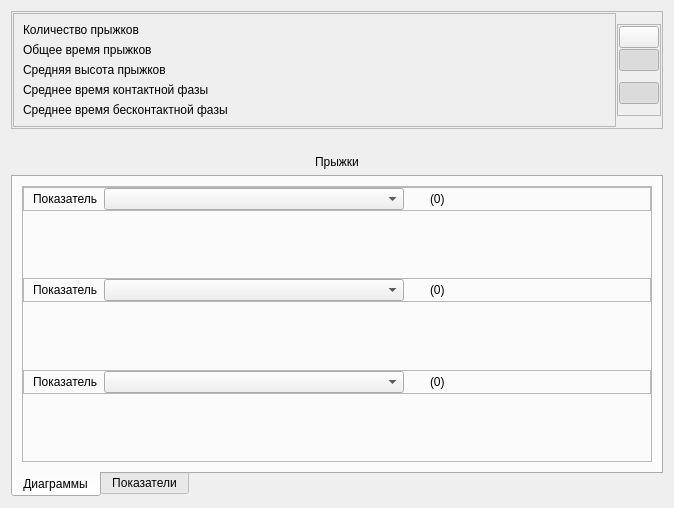
<?xml version="1.0" encoding="UTF-8"?>
<ui version="4.0">
 <class>DropTestVisualize</class>
 <widget class="QWidget" name="DropTestVisualize">
  <property name="geometry">
   <rect>
    <x>0</x>
    <y>0</y>
    <width>674</width>
    <height>508</height>
   </rect>
  </property>
  <property name="windowTitle">
   <string>Form</string>
  </property>
  <layout class="QVBoxLayout" name="verticalLayout">
   <item>
    <widget class="QFrame" name="frame">
     <property name="frameShape">
      <enum>QFrame::StyledPanel</enum>
     </property>
     <property name="frameShadow">
      <enum>QFrame::Raised</enum>
     </property>
     <layout class="QHBoxLayout" name="horizontalLayout_4">
      <property name="spacing">
       <number>1</number>
      </property>
      <property name="leftMargin">
       <number>1</number>
      </property>
      <property name="topMargin">
       <number>1</number>
      </property>
      <property name="rightMargin">
       <number>1</number>
      </property>
      <property name="bottomMargin">
       <number>1</number>
      </property>
      <item>
       <widget class="QFrame" name="frFactors">
        <property name="frameShape">
         <enum>QFrame::StyledPanel</enum>
        </property>
        <property name="frameShadow">
         <enum>QFrame::Raised</enum>
        </property>
        <layout class="QVBoxLayout" name="verticalLayout_6">
         <item>
          <widget class="QLabel" name="lblJumpsCount">
           <property name="text">
            <string>Количество прыжков</string>
           </property>
          </widget>
         </item>
         <item>
          <widget class="QLabel" name="lblTimeTest">
           <property name="text">
            <string>Общее время прыжков</string>
           </property>
          </widget>
         </item>
         <item>
          <widget class="QLabel" name="lblHeightAvg">
           <property name="text">
            <string>Средняя высота прыжков</string>
           </property>
          </widget>
         </item>
         <item>
          <widget class="QLabel" name="lblTimeContactAvg">
           <property name="text">
            <string>Среднее время контактной фазы</string>
           </property>
          </widget>
         </item>
         <item>
          <widget class="QLabel" name="lblTimeNoContactAvg">
           <property name="text">
            <string>Среднее время бесконтактной фазы</string>
           </property>
          </widget>
         </item>
        </layout>
       </widget>
      </item>
      <item>
       <widget class="QFrame" name="frDiagTool">
        <property name="sizePolicy">
         <sizepolicy hsizetype="Fixed" vsizetype="Fixed">
          <horstretch>0</horstretch>
          <verstretch>0</verstretch>
         </sizepolicy>
        </property>
        <property name="frameShape">
         <enum>QFrame::StyledPanel</enum>
        </property>
        <property name="frameShadow">
         <enum>QFrame::Raised</enum>
        </property>
        <layout class="QVBoxLayout" name="verticalLayout_5">
         <property name="spacing">
          <number>1</number>
         </property>
         <property name="leftMargin">
          <number>1</number>
         </property>
         <property name="topMargin">
          <number>1</number>
         </property>
         <property name="rightMargin">
          <number>1</number>
         </property>
         <property name="bottomMargin">
          <number>1</number>
         </property>
         <item>
          <widget class="QPushButton" name="btnGraph">
           <property name="toolTip">
            <string>Показать в виде графика</string>
           </property>
           <property name="statusTip">
            <string/>
           </property>
           <property name="text">
            <string/>
           </property>
           <property name="icon">
            <iconset resource="../../../kernel.qrc">
             <normaloff>:/images/Dynamic/DynAsGraph.png</normaloff>:/images/Dynamic/DynAsGraph.png</iconset>
           </property>
           <property name="iconSize">
            <size>
             <width>20</width>
             <height>20</height>
            </size>
           </property>
           <property name="checkable">
            <bool>true</bool>
           </property>
           <property name="checked">
            <bool>false</bool>
           </property>
           <property name="autoExclusive">
            <bool>true</bool>
           </property>
          </widget>
         </item>
         <item>
          <widget class="QPushButton" name="btnBar">
           <property name="toolTip">
            <string>Показать в виде гистограммы</string>
           </property>
           <property name="statusTip">
            <string/>
           </property>
           <property name="text">
            <string/>
           </property>
           <property name="icon">
            <iconset resource="../../../kernel.qrc">
             <normaloff>:/images/Dynamic/DynAsBar.png</normaloff>:/images/Dynamic/DynAsBar.png</iconset>
           </property>
           <property name="iconSize">
            <size>
             <width>20</width>
             <height>20</height>
            </size>
           </property>
           <property name="checkable">
            <bool>true</bool>
           </property>
           <property name="checked">
            <bool>true</bool>
           </property>
           <property name="autoExclusive">
            <bool>true</bool>
           </property>
          </widget>
         </item>
         <item>
          <spacer name="verticalSpacer_2">
           <property name="orientation">
            <enum>Qt::Vertical</enum>
           </property>
           <property name="sizeType">
            <enum>QSizePolicy::Fixed</enum>
           </property>
           <property name="sizeHint" stdset="0">
            <size>
             <width>20</width>
             <height>10</height>
            </size>
           </property>
          </spacer>
         </item>
         <item>
          <widget class="QPushButton" name="btn3D">
           <property name="toolTip">
            <string>Объемное представление</string>
           </property>
           <property name="statusTip">
            <string/>
           </property>
           <property name="text">
            <string/>
           </property>
           <property name="icon">
            <iconset resource="../../../kernel.qrc">
             <normaloff>:/images/Dynamic/Dyn3D.png</normaloff>:/images/Dynamic/Dyn3D.png</iconset>
           </property>
           <property name="iconSize">
            <size>
             <width>20</width>
             <height>20</height>
            </size>
           </property>
           <property name="checkable">
            <bool>true</bool>
           </property>
           <property name="checked">
            <bool>true</bool>
           </property>
          </widget>
         </item>
         <item>
          <spacer name="verticalSpacer_3">
           <property name="orientation">
            <enum>Qt::Vertical</enum>
           </property>
           <property name="sizeHint" stdset="0">
            <size>
             <width>20</width>
             <height>10</height>
            </size>
           </property>
          </spacer>
         </item>
        </layout>
       </widget>
      </item>
     </layout>
    </widget>
   </item>
   <item>
    <spacer name="verticalSpacer">
     <property name="orientation">
      <enum>Qt::Vertical</enum>
     </property>
     <property name="sizeType">
      <enum>QSizePolicy::Fixed</enum>
     </property>
     <property name="sizeHint" stdset="0">
      <size>
       <width>20</width>
       <height>20</height>
      </size>
     </property>
    </spacer>
   </item>
   <item>
    <widget class="QLabel" name="lblJumps">
     <property name="text">
      <string>Прыжки</string>
     </property>
     <property name="alignment">
      <set>Qt::AlignCenter</set>
     </property>
    </widget>
   </item>
   <item>
    <widget class="QTabWidget" name="twPages">
     <property name="tabPosition">
      <enum>QTabWidget::South</enum>
     </property>
     <property name="currentIndex">
      <number>0</number>
     </property>
     <widget class="QWidget" name="tabDiags">
      <attribute name="title">
       <string>Диаграммы</string>
      </attribute>
      <layout class="QVBoxLayout" name="verticalLayout_3">
       <item>
        <widget class="QFrame" name="frDiags">
         <property name="frameShape">
          <enum>QFrame::StyledPanel</enum>
         </property>
         <property name="frameShadow">
          <enum>QFrame::Raised</enum>
         </property>
         <layout class="QVBoxLayout" name="verticalLayout_4">
          <property name="spacing">
           <number>0</number>
          </property>
          <property name="leftMargin">
           <number>0</number>
          </property>
          <property name="topMargin">
           <number>0</number>
          </property>
          <property name="rightMargin">
           <number>0</number>
          </property>
          <property name="bottomMargin">
           <number>0</number>
          </property>
          <item>
           <widget class="QFrame" name="frFactors1">
            <property name="sizePolicy">
             <sizepolicy hsizetype="Preferred" vsizetype="Fixed">
              <horstretch>0</horstretch>
              <verstretch>0</verstretch>
             </sizepolicy>
            </property>
            <property name="frameShape">
             <enum>QFrame::StyledPanel</enum>
            </property>
            <property name="frameShadow">
             <enum>QFrame::Raised</enum>
            </property>
            <layout class="QHBoxLayout" name="horizontalLayout">
             <property name="topMargin">
              <number>0</number>
             </property>
             <property name="bottomMargin">
              <number>0</number>
             </property>
             <item>
              <widget class="QLabel" name="lblFactors1">
               <property name="text">
                <string>Показатель</string>
               </property>
              </widget>
             </item>
             <item>
              <widget class="QComboBox" name="cbFactors1">
               <property name="minimumSize">
                <size>
                 <width>300</width>
                 <height>0</height>
                </size>
               </property>
              </widget>
             </item>
             <item>
              <spacer name="horizontalSpacer_4">
               <property name="orientation">
                <enum>Qt::Horizontal</enum>
               </property>
               <property name="sizeType">
                <enum>QSizePolicy::Fixed</enum>
               </property>
               <property name="sizeHint" stdset="0">
                <size>
                 <width>20</width>
                 <height>20</height>
                </size>
               </property>
              </spacer>
             </item>
             <item>
              <widget class="QLabel" name="lblFactorValue1">
               <property name="text">
                <string>(0)</string>
               </property>
              </widget>
             </item>
             <item>
              <spacer name="horizontalSpacer">
               <property name="orientation">
                <enum>Qt::Horizontal</enum>
               </property>
               <property name="sizeHint" stdset="0">
                <size>
                 <width>40</width>
                 <height>20</height>
                </size>
               </property>
              </spacer>
             </item>
            </layout>
           </widget>
          </item>
          <item>
           <widget class="DynamicDiagram" name="wgtDiag1" native="true"/>
          </item>
          <item>
           <widget class="QFrame" name="frFactors2">
            <property name="sizePolicy">
             <sizepolicy hsizetype="Preferred" vsizetype="Fixed">
              <horstretch>0</horstretch>
              <verstretch>0</verstretch>
             </sizepolicy>
            </property>
            <property name="frameShape">
             <enum>QFrame::StyledPanel</enum>
            </property>
            <property name="frameShadow">
             <enum>QFrame::Raised</enum>
            </property>
            <layout class="QHBoxLayout" name="horizontalLayout_2">
             <property name="topMargin">
              <number>0</number>
             </property>
             <property name="bottomMargin">
              <number>0</number>
             </property>
             <item>
              <widget class="QLabel" name="lblFactors2">
               <property name="text">
                <string>Показатель</string>
               </property>
              </widget>
             </item>
             <item>
              <widget class="QComboBox" name="cbFactors2">
               <property name="minimumSize">
                <size>
                 <width>300</width>
                 <height>0</height>
                </size>
               </property>
              </widget>
             </item>
             <item>
              <spacer name="horizontalSpacer_5">
               <property name="orientation">
                <enum>Qt::Horizontal</enum>
               </property>
               <property name="sizeType">
                <enum>QSizePolicy::Fixed</enum>
               </property>
               <property name="sizeHint" stdset="0">
                <size>
                 <width>20</width>
                 <height>20</height>
                </size>
               </property>
              </spacer>
             </item>
             <item>
              <widget class="QLabel" name="lblFactorValue2">
               <property name="text">
                <string>(0)</string>
               </property>
              </widget>
             </item>
             <item>
              <spacer name="horizontalSpacer_2">
               <property name="orientation">
                <enum>Qt::Horizontal</enum>
               </property>
               <property name="sizeHint" stdset="0">
                <size>
                 <width>40</width>
                 <height>20</height>
                </size>
               </property>
              </spacer>
             </item>
            </layout>
           </widget>
          </item>
          <item>
           <widget class="DynamicDiagram" name="wgtDiag2" native="true"/>
          </item>
          <item>
           <widget class="QFrame" name="frFactors3">
            <property name="sizePolicy">
             <sizepolicy hsizetype="Preferred" vsizetype="Fixed">
              <horstretch>0</horstretch>
              <verstretch>0</verstretch>
             </sizepolicy>
            </property>
            <property name="frameShape">
             <enum>QFrame::StyledPanel</enum>
            </property>
            <property name="frameShadow">
             <enum>QFrame::Raised</enum>
            </property>
            <layout class="QHBoxLayout" name="horizontalLayout_3">
             <property name="topMargin">
              <number>0</number>
             </property>
             <property name="bottomMargin">
              <number>0</number>
             </property>
             <item>
              <widget class="QLabel" name="lblFactors3">
               <property name="text">
                <string>Показатель</string>
               </property>
              </widget>
             </item>
             <item>
              <widget class="QComboBox" name="cbFactors3">
               <property name="minimumSize">
                <size>
                 <width>300</width>
                 <height>0</height>
                </size>
               </property>
              </widget>
             </item>
             <item>
              <spacer name="horizontalSpacer_6">
               <property name="orientation">
                <enum>Qt::Horizontal</enum>
               </property>
               <property name="sizeType">
                <enum>QSizePolicy::Fixed</enum>
               </property>
               <property name="sizeHint" stdset="0">
                <size>
                 <width>20</width>
                 <height>20</height>
                </size>
               </property>
              </spacer>
             </item>
             <item>
              <widget class="QLabel" name="lblFactorValue3">
               <property name="text">
                <string>(0)</string>
               </property>
              </widget>
             </item>
             <item>
              <spacer name="horizontalSpacer_3">
               <property name="orientation">
                <enum>Qt::Horizontal</enum>
               </property>
               <property name="sizeHint" stdset="0">
                <size>
                 <width>40</width>
                 <height>20</height>
                </size>
               </property>
              </spacer>
             </item>
            </layout>
           </widget>
          </item>
          <item>
           <widget class="DynamicDiagram" name="wgtDiag3" native="true"/>
          </item>
         </layout>
        </widget>
       </item>
      </layout>
     </widget>
     <widget class="QWidget" name="tabFactors">
      <attribute name="title">
       <string>Показатели</string>
      </attribute>
      <layout class="QVBoxLayout" name="verticalLayout_2">
       <item>
        <widget class="QTreeView" name="tvJumpsDrop"/>
       </item>
      </layout>
     </widget>
    </widget>
   </item>
  </layout>
 </widget>
 <customwidgets>
  <customwidget>
   <class>DynamicDiagram</class>
   <extends>QWidget</extends>
   <header location="global">dynamicdiagram.h</header>
   <container>1</container>
  </customwidget>
 </customwidgets>
 <resources>
  <include location="../../../kernel.qrc"/>
 </resources>
 <connections>
  <connection>
   <sender>btnGraph</sender>
   <signal>clicked()</signal>
   <receiver>DropTestVisualize</receiver>
   <slot>on_selectGraph()</slot>
   <hints>
    <hint type="sourcelabel">
     <x>635</x>
     <y>28</y>
    </hint>
    <hint type="destinationlabel">
     <x>675</x>
     <y>27</y>
    </hint>
   </hints>
  </connection>
  <connection>
   <sender>btnBar</sender>
   <signal>clicked()</signal>
   <receiver>DropTestVisualize</receiver>
   <slot>on_selectBar()</slot>
   <hints>
    <hint type="sourcelabel">
     <x>653</x>
     <y>59</y>
    </hint>
    <hint type="destinationlabel">
     <x>675</x>
     <y>67</y>
    </hint>
   </hints>
  </connection>
  <connection>
   <sender>btn3D</sender>
   <signal>clicked(bool)</signal>
   <receiver>DropTestVisualize</receiver>
   <slot>on_select3D(bool)</slot>
   <hints>
    <hint type="sourcelabel">
     <x>649</x>
     <y>101</y>
    </hint>
    <hint type="destinationlabel">
     <x>677</x>
     <y>101</y>
    </hint>
   </hints>
  </connection>
  <connection>
   <sender>cbFactors1</sender>
   <signal>currentIndexChanged(int)</signal>
   <receiver>DropTestVisualize</receiver>
   <slot>on_selectFactorDiag1(int)</slot>
   <hints>
    <hint type="sourcelabel">
     <x>332</x>
     <y>195</y>
    </hint>
    <hint type="destinationlabel">
     <x>674</x>
     <y>191</y>
    </hint>
   </hints>
  </connection>
  <connection>
   <sender>cbFactors2</sender>
   <signal>currentIndexChanged(int)</signal>
   <receiver>DropTestVisualize</receiver>
   <slot>on_selectFactorDiag2(int)</slot>
   <hints>
    <hint type="sourcelabel">
     <x>363</x>
     <y>291</y>
    </hint>
    <hint type="destinationlabel">
     <x>674</x>
     <y>290</y>
    </hint>
   </hints>
  </connection>
  <connection>
   <sender>cbFactors3</sender>
   <signal>currentIndexChanged(int)</signal>
   <receiver>DropTestVisualize</receiver>
   <slot>on_selectFactorDiag3(int)</slot>
   <hints>
    <hint type="sourcelabel">
     <x>365</x>
     <y>380</y>
    </hint>
    <hint type="destinationlabel">
     <x>673</x>
     <y>382</y>
    </hint>
   </hints>
  </connection>
 </connections>
 <slots>
  <slot>on_selectGraph()</slot>
  <slot>on_selectBar()</slot>
  <slot>on_select3D(bool)</slot>
  <slot>on_selectFactorDiag1(int)</slot>
  <slot>on_selectFactorDiag2(int)</slot>
  <slot>on_selectFactorDiag3(int)</slot>
 </slots>
</ui>
